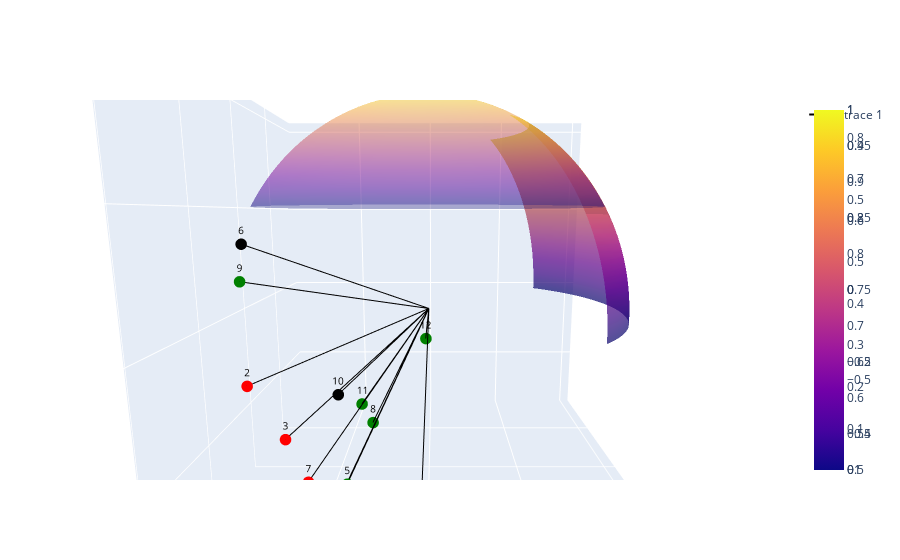

The code cell stored with this chart in its notebook:
### Code cell
import plotly.graph_objects as go
import numpy as np

config = {
  'toImageButtonOptions': {
    'format': 'png', # one of png, svg, jpeg, webp
    'filename': '3Dpolar_plot',
    'height': 500,
    'width': 700,
    'scale':6 # Multiply title/legend/axis/canvas sizes by this factor
  }
}
thetas = [GRBs[key]['theta'] for key in GRBs.keys()]
phis = [GRBs[key]['phi'] for key in GRBs.keys()]
constant = [GRBs[key]['constant'] for key in GRBs.keys()]

# Determine color of each point
colors = []
for c in constant:
    if isinstance(c, bool):
        if c == True:
            colors.append('green')
        else:
            colors.append('red')
    else:
        colors.append('black')

# Convert spherical coordinates to Cartesian coordinates
x = np.sin(np.deg2rad(thetas)) * np.cos(np.deg2rad(phis))
y = np.sin(np.deg2rad(thetas)) * np.sin(np.deg2rad(phis))
z = np.cos(np.deg2rad(thetas))

# Create the scatter plot
fig = go.Figure(data=[go.Scatter3d(x=x, y=y, z=z, showlegend=False,mode='markers', marker=dict(color=colors, size=4))])

# Add lines from the origin to each point
fig.add_trace(go.Scatter3d(x=[0, x[0]], y=[0, y[0]], z=[0, z[0]], mode='lines', line=dict(color='black')))
for i in range(len(thetas)):
    fig.add_trace(go.Scatter3d(x=[0, x[i]], y=[0, y[i]], z=[0, z[i]], mode='lines', showlegend=False,line=dict(color='black')))

# Add data point labels
for i in range(len(thetas)):
    fig.add_trace(go.Scatter3d(x=[x[i]], y=[y[i]], z=[z[i]], mode='text', showlegend=False,
                               text=str(i+1), textposition='top center', textfont=dict(size=10, color='black')))

# Add shaded areas to the plot
fig.add_trace(go.Surface(x=[0, 0], y=[-1, 1], z=[0, 0],showlegend=False, autocolorscale=True, opacity=0.7))
fig.add_trace(go.Surface(x=[0, 0], y=[0, 0], z=[-1, 1],showlegend=False, autocolorscale=True, opacity=0.7))

# Add the columbus module surface
theta, phi = np.meshgrid(np.linspace(0, 60, 100), np.linspace(45, 135, 100))
r = np.cos(np.deg2rad(theta))
x = r * np.cos(np.deg2rad(phi))
y = r * np.sin(np.deg2rad(phi))
z = np.sin(np.deg2rad(theta))
fig.add_trace(go.Surface(x=x, y=y, z=z, autocolorscale=True,showlegend=False, opacity=0.7))

# Add a cone to the plot to trace out the region where theta is between 0 and 60 degrees
theta_cone = np.linspace(0, 60, 50)
phi_cone = np.linspace(0, 360, 50)
theta_cone, phi_cone = np.meshgrid(theta_cone, phi_cone)
x_cone = np.sin(np.deg2rad(theta_cone)) * np.cos(np.deg2rad(phi_cone))
y_cone = np.sin(np.deg2rad(theta_cone)) * np.sin(np.deg2rad(phi_cone))
z_cone = np.cos(np.deg2rad(theta_cone))
fig.add_trace(go.Surface(x=x_cone, y=y_cone, z=z_cone, showlegend=False,opacity=0.3))

# Set the axis and layout settings
fig.update_layout(scene=dict(xaxis=dict(showticklabels=False, title='X'),
                             yaxis=dict(showticklabels=False, title='Y'),
                             zaxis=dict(showticklabels=False, title='Z'),
                             camera=dict(up=dict(x=0, y=0, z=-1), eye=dict(x=1.2, y=0, z=0.2))))

#fig.show(config=config)

#fig.write_image("/Users/andreas/phys/master/GRB/cordinates/3D_polarPlot_lookingUp.png",scale=6)
fig.show()

### Figure 1 — Plotly figure (JSON) as saved in the notebook; plotly's stock layout.template omitted (floating-point values rounded to 4 significant figures; data arrays with more than 128 entries replaced by an {"elided": "..."} marker saying what was removed)
{"data": [{"marker": {"color": ["black", "red", "red", "red", "green", "black", "red", "green", "green", "black", "green", "green"], "size": 4}, "mode": "markers", "showlegend": false, "type": "scatter3d", "x": [0.4617, 0.6447, 0.7463, 0.72, 0.8073, 0.1353, 0.5299, -0.4521, 0.621, 0.9472, -0.5264, -0.9213], "y": [-0.4225, -0.7419, -0.562, -0.0261, -0.31, -0.9337, -0.542, -0.3792, -0.7524, -0.3024, -0.4611, -0.03609], "z": [-0.78, -0.1843, -0.3565, -0.6935, -0.5022, 0.3315, -0.6522, -0.8073, 0.2195, -0.1062, -0.7144, -0.3871]}, {"line": {"color": "black"}, "mode": "lines", "type": "scatter3d", "x": [0, 0.4617], "y": [0, -0.4225], "z": [0, -0.78]}, {"line": {"color": "black"}, "mode": "lines", "showlegend": false, "type": "scatter3d", "x": [0, 0.4617], "y": [0, -0.4225], "z": [0, -0.78]}, {"line": {"color": "black"}, "mode": "lines", "showlegend": false, "type": "scatter3d", "x": [0, 0.6447], "y": [0, -0.7419], "z": [0, -0.1843]}, {"line": {"color": "black"}, "mode": "lines", "showlegend": false, "type": "scatter3d", "x": [0, 0.7463], "y": [0, -0.562], "z": [0, -0.3565]}, {"line": {"color": "black"}, "mode": "lines", "showlegend": false, "type": "scatter3d", "x": [0, 0.72], "y": [0, -0.0261], "z": [0, -0.6935]}, {"line": {"color": "black"}, "mode": "lines", "showlegend": false, "type": "scatter3d", "x": [0, 0.8073], "y": [0, -0.31], "z": [0, -0.5022]}, {"line": {"color": "black"}, "mode": "lines", "showlegend": false, "type": "scatter3d", "x": [0, 0.1353], "y": [0, -0.9337], "z": [0, 0.3315]}, {"line": {"color": "black"}, "mode": "lines", "showlegend": false, "type": "scatter3d", "x": [0, 0.5299], "y": [0, -0.542], "z": [0, -0.6522]}, {"line": {"color": "black"}, "mode": "lines", "showlegend": false, "type": "scatter3d", "x": [0, -0.4521], "y": [0, -0.3792], "z": [0, -0.8073]}, {"line": {"color": "black"}, "mode": "lines", "showlegend": false, "type": "scatter3d", "x": [0, 0.621], "y": [0, -0.7524], "z": [0, 0.2195]}, {"line": {"color": "black"}, "mode": "lines", "showlegend": false, "type": "scatter3d", "x": [0, 0.9472], "y": [0, -0.3024], "z": [0, -0.1062]}, {"line": {"color": "black"}, "mode": "lines", "showlegend": false, "type": "scatter3d", "x": [0, -0.5264], "y": [0, -0.4611], "z": [0, -0.7144]}, {"line": {"color": "black"}, "mode": "lines", "showlegend": false, "type": "scatter3d", "x": [0, -0.9213], "y": [0, -0.03609], "z": [0, -0.3871]}, {"mode": "text", "showlegend": false, "text": "1", "textfont": {"color": "black", "size": 10}, "textposition": "top center", "type": "scatter3d", "x": [0.4617], "y": [-0.4225], "z": [-0.78]}, {"mode": "text", "showlegend": false, "text": "2", "textfont": {"color": "black", "size": 10}, "textposition": "top center", "type": "scatter3d", "x": [0.6447], "y": [-0.7419], "z": [-0.1843]}, {"mode": "text", "showlegend": false, "text": "3", "textfont": {"color": "black", "size": 10}, "textposition": "top center", "type": "scatter3d", "x": [0.7463], "y": [-0.562], "z": [-0.3565]}, {"mode": "text", "showlegend": false, "text": "4", "textfont": {"color": "black", "size": 10}, "textposition": "top center", "type": "scatter3d", "x": [0.72], "y": [-0.0261], "z": [-0.6935]}, {"mode": "text", "showlegend": false, "text": "5", "textfont": {"color": "black", "size": 10}, "textposition": "top center", "type": "scatter3d", "x": [0.8073], "y": [-0.31], "z": [-0.5022]}, {"mode": "text", "showlegend": false, "text": "6", "textfont": {"color": "black", "size": 10}, "textposition": "top center", "type": "scatter3d", "x": [0.1353], "y": [-0.9337], "z": [0.3315]}, {"mode": "text", "showlegend": false, "text": "7", "textfont": {"color": "black", "size": 10}, "textposition": "top center", "type": "scatter3d", "x": [0.5299], "y": [-0.542], "z": [-0.6522]}, {"mode": "text", "showlegend": false, "text": "8", "textfont": {"color": "black", "size": 10}, "textposition": "top center", "type": "scatter3d", "x": [-0.4521], "y": [-0.3792], "z": [-0.8073]}, {"mode": "text", "showlegend": false, "text": "9", "textfont": {"color": "black", "size": 10}, "textposition": "top center", "type": "scatter3d", "x": [0.621], "y": [-0.7524], "z": [0.2195]}, {"mode": "text", "showlegend": false, "text": "10", "textfont": {"color": "black", "size": 10}, "textposition": "top center", "type": "scatter3d", "x": [0.9472], "y": [-0.3024], "z": [-0.1062]}, {"mode": "text", "showlegend": false, "text": "11", "textfont": {"color": "black", "size": 10}, "textposition": "top center", "type": "scatter3d", "x": [-0.5264], "y": [-0.4611], "z": [-0.7144]}, {"mode": "text", "showlegend": false, "text": "12", "textfont": {"color": "black", "size": 10}, "textposition": "top center", "type": "scatter3d", "x": [-0.9213], "y": [-0.03609], "z": [-0.3871]}, {"autocolorscale": true, "opacity": 0.7, "showlegend": false, "type": "surface", "x": [0, 0], "y": [-1, 1], "z": [0, 0]}, {"autocolorscale": true, "opacity": 0.7, "showlegend": false, "type": "surface", "x": [0, 0], "y": [0, 0], "z": [-1, 1]}, {"autocolorscale": true, "opacity": 0.7, "showlegend": false, "type": "surface", "x": {"elided": "100x100 float values"}, "y": {"elided": "100x100 float values"}, "z": {"elided": "100x100 float values"}}, {"opacity": 0.3, "showlegend": false, "type": "surface", "x": {"elided": "50x50 float values"}, "y": {"elided": "50x50 float values"}, "z": {"elided": "50x50 float values"}}], "layout": {"scene": {"camera": {"eye": {"x": 1.2, "y": 0, "z": 0.2}, "up": {"x": 0, "y": 0, "z": -1}}, "xaxis": {"showticklabels": false, "title": {"text": "X"}}, "yaxis": {"showticklabels": false, "title": {"text": "Y"}}, "zaxis": {"showticklabels": false, "title": {"text": "Z"}}}}}
